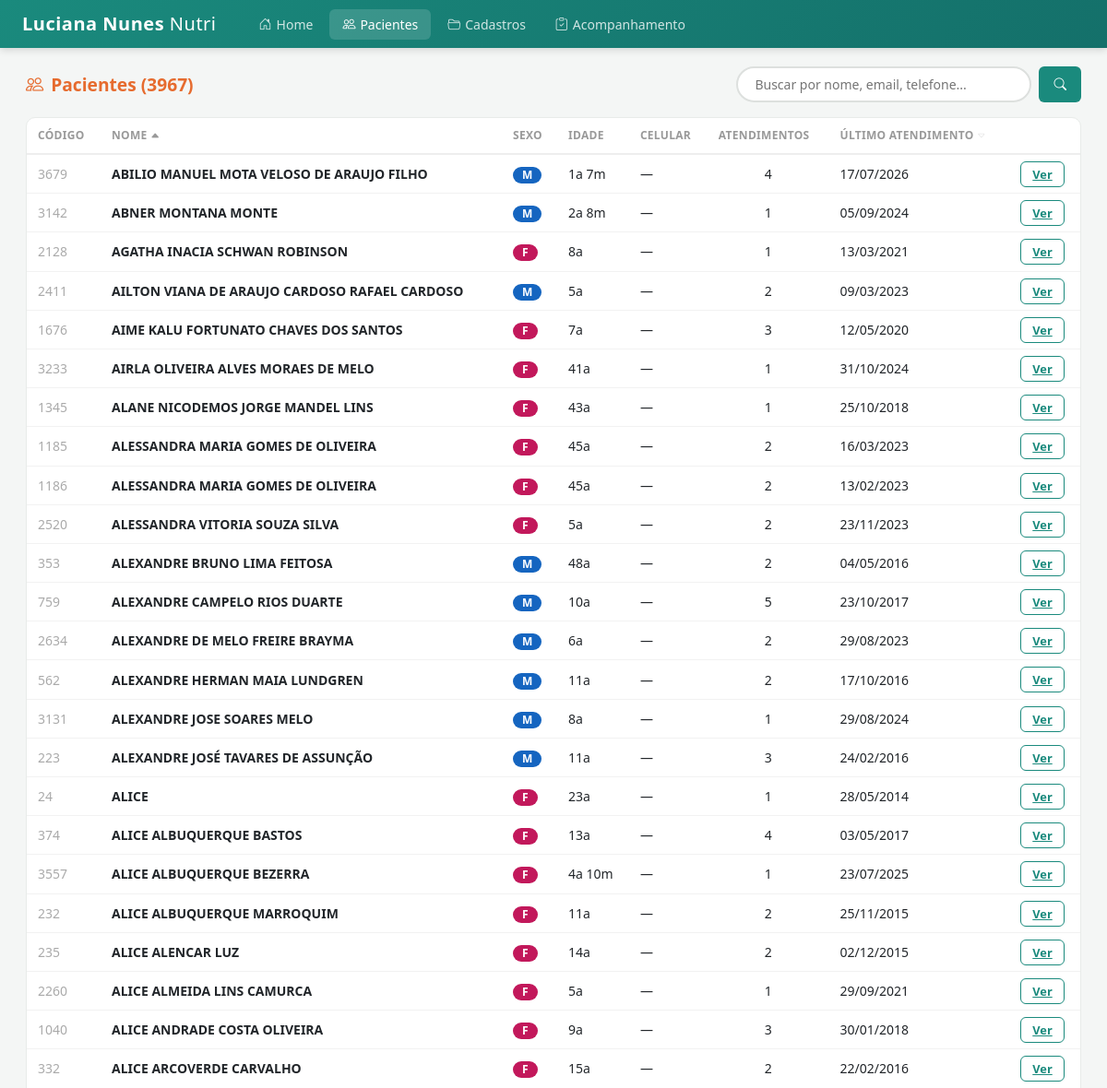
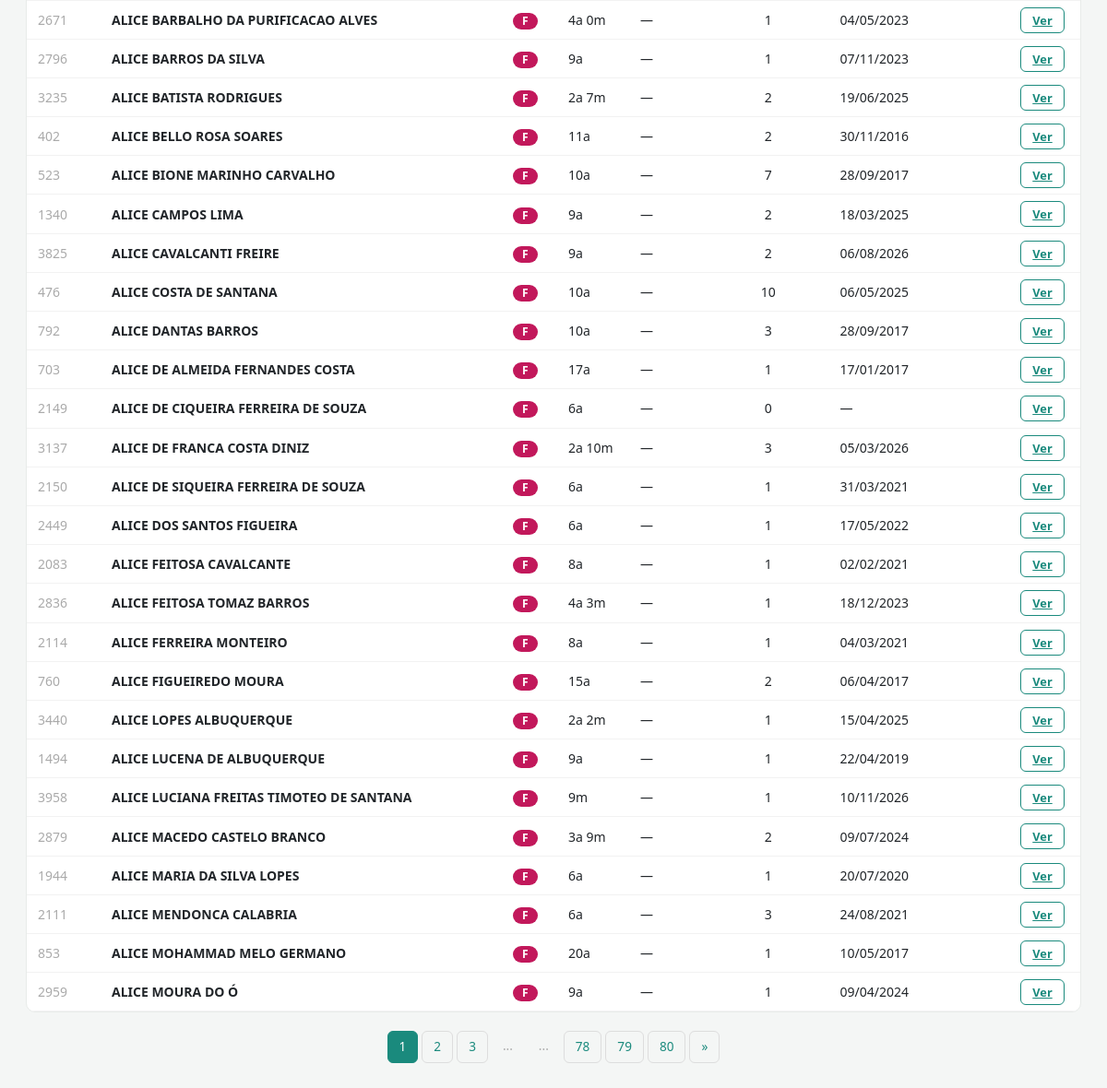
/pacientes, run on the app's committed database (2 pictures, top to bottom).
### tables this page shows
CREATE TABLE "paciente" ("Cd_Paciente" INTEGER, "Dt_Nascimento" TEXT, "Cd_Municipio" TEXT, "Cd_Bairro" TEXT, "Dt_Alteracao" TEXT, "Ct_Importa" INTEGER, "Cd_Pac_Orig" TEXT, "Cd_Etinia" INTEGER, "Nm_Paciente" TEXT, "Fl_Sexo" TEXT, "Cd_Estado" TEXT, "Ds_Endereco" TEXT, "Ds_email" TEXT, "Nr_Tel_Res" TEXT, "Nr_Tel_Trab" TEXT, "Nr_Tel_Cel" TEXT, "Ds_Profissao" TEXT, "Ds_Indicacao" TEXT, "Ds_Convenio" TEXT, "Ds_Responsavel" TEXT, "Nm_Usuario" TEXT, "Tx_Foto" TEXT, "Tx_Protocolo" TEXT, "Tx_Leito" TEXT);

### app.py (the view)
@app.route("/pacientes")
def pacientes():
    db = get_db()
    busca = request.args.get("q", "").strip()
    page = int(request.args.get("page", 1))
    per_page = 50
    params = []
    where = ""
    if busca:
        where = "WHERE Nm_Paciente LIKE ? OR Ds_email LIKE ? OR Nr_Tel_Cel LIKE ?"
        params = [f"%{busca}%"] * 3
    ordenar = request.args.get("ordenar", "nome")
    direcao = request.args.get("dir", "asc")
    if direcao not in ("asc", "desc"):
        direcao = "asc"
    order_map = {
        "nome": "p.Nm_Paciente",
        "ultimo_atendimento": "Dt_Ultimo_Atendimento",
    }
    order_col = order_map.get(ordenar, "p.Nm_Paciente")
    nulls = " NULLS LAST" if direcao == "desc" else " NULLS LAST"
    qual_where = where.replace('Nm_Paciente','p.Nm_Paciente').replace('Ds_email','p.Ds_email').replace('Nr_Tel_Cel','p.Nr_Tel_Cel')
    total = db.execute(f"SELECT COUNT(*) FROM paciente p {qual_where}", params).fetchone()[0]
    rows = db.execute(f"""
        SELECT p.Cd_Paciente, p.Nm_Paciente, p.Fl_Sexo, p.Dt_Nascimento,
               p.Nr_Tel_Cel, p.Dt_Alteracao,
               pp_agg.Dt_Ultimo_Atendimento,
               pp_agg.Qt_Atendimentos
        FROM paciente p
        LEFT JOIN (SELECT Cd_Paciente,
                          MAX(Dt_Atendimento) AS Dt_Ultimo_Atendimento,
                          COUNT(*) AS Qt_Atendimentos
                   FROM protocolo_paciente GROUP BY Cd_Paciente) pp_agg
            ON pp_agg.Cd_Paciente = p.Cd_Paciente
        {qual_where}
        ORDER BY {order_col} {direcao} {nulls} LIMIT ? OFFSET ?
    """, params + [per_page, (page - 1) * per_page]).fetchall()
    total_pages = max(1, (total + per_page - 1) // per_page)
    return render_template("pacientes.html", pacientes=rows, busca=busca,
        page=page, total_pages=total_pages, total=total,
        calc_idade=calc_idade, calc_idade_detalhada=calc_idade_detalhada,
        ordenar=ordenar, direcao=direcao)

### app.py (called while the page is built)
@app.template_filter("data")
def data_filter(value):
    if not value:
        return "—"
    try:
        dt = datetime.fromisoformat(str(value).replace("T", " "))
        return dt.strftime("%d/%m/%Y")
    except Exception:
        return str(value)[:10] if len(str(value)) >= 10 else str(value)

def get_db():
    if "db" not in g:
        g.db = sqlite3.connect(DB_PATH)
        g.db.row_factory = sqlite3.Row
        g.db.execute("PRAGMA journal_mode=WAL")
        g.db.execute("PRAGMA cache_size=-8000")
    return g.db

def calc_idade_detalhada(dt_nasc_str):
    if not dt_nasc_str:
        return "—"
    try:
        dt = datetime.fromisoformat(str(dt_nasc_str).replace("T", " "))
        hoje = datetime.now()
        anos = hoje.year - dt.year
        meses = hoje.month - dt.month
        if hoje.day < dt.day:
            meses -= 1
        if meses < 0:
            anos -= 1
            meses += 12
        if anos < 0:
            return "—"
        if anos == 0 and meses == 0:
            dias = (hoje - dt.replace(year=hoje.year, month=hoje.month)).days
            if dias < 0:
                dias = (hoje - dt).days
            return f"{dias}d"
        if anos == 0:
            return f"{meses}m"
        if anos < 5:
            return f"{anos}a {meses}m"
        return f"{anos}a"
    except Exception:
        return "—"

### templates/pacientes.html (shortened to what this page needs)
{% extends "base.html" %}
{% block content %}
<div class="d-flex justify-content-between align-items-center mb-3 flex-wrap gap-2">
    <h5 class="section-title mb-0"><i class="bi bi-people me-2"></i>Pacientes ({{ total }})</h5>
    <form class="d-flex gap-2" method="get">
        <input type="text" name="q" value="{{ busca }}" class="search-box" placeholder="Buscar por nome, email, telefone..." style="width:320px">
        <button class="btn-ava" type="submit"><i class="bi bi-search"></i></button>
    </form>
</div>
{% macro sort_link(col, label) %}
    {% set nova_dir = 'desc' if ordenar == col and direcao == 'asc' else 'asc' %}
    <a href="?q={{ busca }}&ordenar={{ col }}&dir={{ nova_dir }}" style="color:inherit;text-decoration:none;white-space:nowrap">
        {{ label }}
        {% if ordenar == col %}
            <i class="bi bi-caret-{{ 'up' if direcao == 'asc' else 'down' }}-fill" style="font-size:.65rem"></i>
        {% else %}
            <i class="bi bi-caret-down" style="font-size:.6rem;opacity:.3"></i>
        {% endif %}
    </a>
{% endmacro %}
<div class="ava-card">
    <div class="ava-card-body" style="padding:0">
        <table class="ava-table">
            <thead>
                <tr>
                    <th>Código</th>
                    <th>{{ sort_link('nome', 'Nome') }}</th>
                    <th>Sexo</th>
                    <th>Idade</th>
                    <th>Celular</th>
                    <th>Atendimentos</th>
                    <th>{{ sort_link('ultimo_atendimento', 'Último Atendimento') }}</th>
                    <th></th>
                </tr>
            </thead>
            <tbody>
                {% for p in pacientes %}
                <tr>
                    <td style="color:#aaa">{{ p.Cd_Paciente }}</td>
                    <td style="font-weight:600">{{ p.Nm_Paciente }}</td>
                    <td>
                        {% if p.Fl_Sexo == 'M' %}
                        <span class="badge badge-m badge-pill">M</span>
                        {% elif p.Fl_Sexo == 'F' %}
                        <span class="badge badge-f badge-pill">F</span>
                        {% else %}{{ p.Fl_Sexo }}{% endif %}
                    </td>
                    <td>{{ calc_idade_detalhada(p.Dt_Nascimento) }}</td>
                    <td>{{ p.Nr_Tel_Cel if p.Nr_Tel_Cel and '___' not in (p.Nr_Tel_Cel or '') else '—' }}</td>
                    <td style="text-align:center">{{ p.Qt_Atendimentos if p.Qt_Atendimentos else '0' }}</td>
                    <td>{{ p.Dt_Ultimo_Atendimento|data }}</td>
                    <td><a href="/paciente/{{ p.Cd_Paciente }}" class="btn-ava-outline" style="padding:4px 12px;font-size:.8rem">Ver</a></td>
                </tr>
                {% endfor %}
            </tbody>
        </table>
    </div>
</div>
{% if total_pages > 1 %}
<div class="ava-pagination">
    {% for p in range(1, total_pages + 1) %}
        {% if p == page %}
        <span class="active">{{ p }}</span>
        {% elif p <= 3 or p > total_pages - 3 or (p >= page - 2 and p <= page + 2) %}
        <a href="?q={{ busca }}&ordenar={{ ordenar }}&dir={{ direcao }}&page={{ p }}">{{ p }}</a>
        {% elif p == 4 or p == total_pages - 3 %}
        <span class="dots">...</span>
        {% endif %}
    {% endfor %}
    {% if page < total_pages %}
    <a href="?q={{ busca }}&ordenar={{ ordenar }}&dir={{ direcao }}&page={{ page + 1 }}">&raquo;</a>
    {% endif %}
</div>
{% endif %}
{% endblock %}

### templates/base.html (shortened to what this page needs)
<!DOCTYPE html>
<html lang="pt-BR">
<head>
    <link href="https://cdn.jsdelivr.net/npm/bootstrap@5.3.2/dist/css/bootstrap.min.css" rel="stylesheet">
    <link href="https://cdn.jsdelivr.net/npm/bootstrap-icons@1.11.2/font/bootstrap-icons.min.css" rel="stylesheet">
</head>
<body>
    <div class="ava-navbar">
        <a href="/" class="brand"><b>Luciana Nunes</b> <span>Nutri</span></a>
        <div class="nav-links">
            <a href="/" class="{{ 'active' if request.path == '/' }}"><i class="bi bi-house-door"></i>Home</a>
            <a href="/pacientes" class="{{ 'active' if '/paciente' in request.path }}"><i class="bi bi-people"></i>Pacientes</a>
            <a href="/cadastros" class="{{ 'active' if '/cadastro' in request.path }}"><i class="bi bi-folder2-open"></i>Cadastros</a>
            <a href="/acompanhamento" class="{{ 'active' if '/acompanhamento' in request.path }}"><i class="bi bi-clipboard-check"></i>Acompanhamento</a>
        </div>
    </div>
    {% block body %}
    <div class="page-wrap">
        {% block content %}{% endblock %}
    </div>
    {% endblock %}
</body>
</html>

### templates/base.html (style rules this page uses)
:root { --ava-teal: #1a8a7d; --ava-teal-dark: #14706a; --ava-teal-light: #e0f5f3; --ava-orange: #e66b2e; --ava-orange-light: #fff4ee; --ava-green: #28a745; --ava-pink: #e91e8c; --ava-bg: #f4f6f5; --ava-sidebar-w: 220px; }
* { font-family: 'Segoe UI', system-ui, -apple-system, sans-serif; }
body { background: var(--ava-bg); margin: 0; }
.ava-navbar { background: linear-gradient(135deg, var(--ava-teal), var(--ava-teal-dark)); padding: 0 24px; height: 52px; display: flex; align-items: center; box-shadow: 0 2px 8px rgba(0,0,0,.15); position: sticky; top: 0; z-index: 1000; }
.ava-navbar .brand { color: #fff; font-weight: 800; font-size: 1.25rem; text-decoration: none; letter-spacing: .5px; }
.ava-navbar .brand span { font-weight: 300; }
.ava-navbar .nav-links { display: flex; align-items: center; gap: 4px; margin-left: 32px; }
.ava-navbar .nav-links a { color: rgba(255,255,255,.8); text-decoration: none; padding: 6px 14px; border-radius: 6px; font-size: .875rem; font-weight: 500; transition: all .15s; }
.ava-navbar .nav-links a:hover, .ava-navbar .nav-links a.active { color: #fff; background: rgba(255,255,255,.15); }
.ava-navbar .nav-links a i { margin-right: 5px; }
.page-wrap { padding: 20px 28px 40px; max-width: 1400px; margin: 0 auto; }
.ava-card { background: #fff; border: 1px solid #e8ebe9; border-radius: 10px; overflow: hidden; }
.ava-card-body { padding: 20px; }
.section-title { color: var(--ava-orange); font-size: 1.2rem; font-weight: 700; margin-bottom: 16px; }
.ava-table { width: 100%; border-collapse: collapse; }
.ava-table th { font-size: .75rem; text-transform: uppercase; color: #999; font-weight: 600; letter-spacing: .3px; padding: 10px 12px; border-bottom: 2px solid #eee; white-space: nowrap; }
.ava-table td { padding: 10px 12px; border-bottom: 1px solid #f2f2f2; font-size: .875rem; }
.badge-m { background: #1565c0; color: #fff; }
.badge-f { background: #c2185b; color: #fff; }
.badge-pill { border-radius: 20px; padding: 3px 10px; font-size: .75rem; font-weight: 600; }
.btn-ava { background: var(--ava-teal); color: #fff; border: none; border-radius: 6px; padding: 6px 16px; font-weight: 600; font-size: .85rem; }
.btn-ava-outline { background: transparent; color: var(--ava-teal); border: 1.5px solid var(--ava-teal); border-radius: 6px; padding: 5px 14px; font-weight: 600; font-size: .85rem; }
.search-box { border: 2px solid #dde0de; border-radius: 25px; padding: 7px 18px; font-size: .875rem; transition: border-color .15s; }
.ava-pagination { display: flex; gap: 4px; justify-content: center; margin-top: 20px; }
.ava-pagination a, .ava-pagination span { padding: 6px 12px; border-radius: 6px; font-size: .85rem; text-decoration: none; font-weight: 500; }
.ava-pagination a { color: var(--ava-teal); border: 1px solid #ddd; }
.ava-pagination span.active { background: var(--ava-teal); color: #fff; border: 1px solid var(--ava-teal); }
.ava-pagination span.dots { border: none; color: #aaa; }

### data on the page
paciente: Cd_Paciente "1345", Nm_Paciente "ALANE NICODEMOS JORGE MANDEL LINS", shows "F", calc_idade_detalhada "43a", Nr_Tel_Cel "—", Qt_Atendimentos "1", Dt_Ultimo_Atendimento|data "25/10/2018"
paciente: Cd_Paciente "353", Nm_Paciente "ALEXANDRE BRUNO LIMA FEITOSA", calc_idade_detalhada "48a", Nr_Tel_Cel "—", Qt_Atendimentos "2", Dt_Ultimo_Atendimento|data "04/05/2016"
paciente: Cd_Paciente "759", Nm_Paciente "ALEXANDRE CAMPELO RIOS DUARTE", calc_idade_detalhada "10a", Nr_Tel_Cel "—", Qt_Atendimentos "5", Dt_Ultimo_Atendimento|data "23/10/2017"
paciente: Cd_Paciente "562", Nm_Paciente "ALEXANDRE HERMAN MAIA LUNDGREN", calc_idade_detalhada "11a", Nr_Tel_Cel "—", Qt_Atendimentos "2", Dt_Ultimo_Atendimento|data "17/10/2016"
paciente: Cd_Paciente "223", Nm_Paciente "ALEXANDRE JOSÉ TAVARES DE ASSUNÇÃO", shows "M", calc_idade_detalhada "11a", Nr_Tel_Cel "—", Qt_Atendimentos "3", Dt_Ultimo_Atendimento|data "24/02/2016"
paciente: Cd_Paciente "374", Nm_Paciente "ALICE ALBUQUERQUE BASTOS", shows "F", calc_idade_detalhada "13a", Nr_Tel_Cel "—", Qt_Atendimentos "4", Dt_Ultimo_Atendimento|data "03/05/2017"
paciente: Cd_Paciente "232", Nm_Paciente "ALICE ALBUQUERQUE MARROQUIM", shows "F", calc_idade_detalhada "11a", Nr_Tel_Cel "—", Qt_Atendimentos "2", Dt_Ultimo_Atendimento|data "25/11/2015"
paciente: Cd_Paciente "235", Nm_Paciente "ALICE ALENCAR LUZ", shows "F", calc_idade_detalhada "14a", Nr_Tel_Cel "—", Qt_Atendimentos "2", Dt_Ultimo_Atendimento|data "02/12/2015"
paciente: Cd_Paciente "1040", Nm_Paciente "ALICE ANDRADE COSTA OLIVEIRA", shows "F", calc_idade_detalhada "9a", Nr_Tel_Cel "—", Qt_Atendimentos "3", Dt_Ultimo_Atendimento|data "30/01/2018"
paciente: Cd_Paciente "332", Nm_Paciente "ALICE ARCOVERDE CARVALHO", shows "F", calc_idade_detalhada "15a", Nr_Tel_Cel "—", Qt_Atendimentos "2", Dt_Ultimo_Atendimento|data "22/02/2016"
paciente: Cd_Paciente "402", Nm_Paciente "ALICE BELLO ROSA SOARES", shows "F", calc_idade_detalhada "11a", Nr_Tel_Cel "—", Qt_Atendimentos "2", Dt_Ultimo_Atendimento|data "30/11/2016"
paciente: Cd_Paciente "523", Nm_Paciente "ALICE BIONE MARINHO CARVALHO", shows "F", calc_idade_detalhada "10a", Nr_Tel_Cel "—", Qt_Atendimentos "7", Dt_Ultimo_Atendimento|data "28/09/2017"
paciente: Cd_Paciente "1340", Nm_Paciente "ALICE CAMPOS LIMA", shows "F", calc_idade_detalhada "9a", Nr_Tel_Cel "—", Qt_Atendimentos "2", Dt_Ultimo_Atendimento|data "18/03/2025"
paciente: Cd_Paciente "476", Nm_Paciente "ALICE COSTA DE SANTANA", shows "F", calc_idade_detalhada "10a", Nr_Tel_Cel "—", Qt_Atendimentos "10", Dt_Ultimo_Atendimento|data "06/05/2025"
paciente: Cd_Paciente "792", Nm_Paciente "ALICE DANTAS BARROS", shows "F", calc_idade_detalhada "10a", Nr_Tel_Cel "—", Qt_Atendimentos "3", Dt_Ultimo_Atendimento|data "28/09/2017"
paciente: Cd_Paciente "703", Nm_Paciente "ALICE DE ALMEIDA FERNANDES COSTA", calc_idade_detalhada "17a", Nr_Tel_Cel "—", Qt_Atendimentos "1", Dt_Ultimo_Atendimento|data "17/01/2017"
paciente: Cd_Paciente "760", Nm_Paciente "ALICE FIGUEIREDO MOURA", calc_idade_detalhada "15a", Nr_Tel_Cel "—", Qt_Atendimentos "2", Dt_Ultimo_Atendimento|data "06/04/2017"
paciente: Cd_Paciente "1494", Nm_Paciente "ALICE LUCENA DE ALBUQUERQUE", shows "F", calc_idade_detalhada "9a", Nr_Tel_Cel "—", Qt_Atendimentos "1", Dt_Ultimo_Atendimento|data "22/04/2019"
paciente: Cd_Paciente "853", Nm_Paciente "ALICE MOHAMMAD MELO GERMANO", shows "F", calc_idade_detalhada "20a", Nr_Tel_Cel "—", Qt_Atendimentos "1", Dt_Ultimo_Atendimento|data "10/05/2017"

### other printed values
{{ total }} "3967"
{{ label }} "NOME ÚLTIMO ATENDIMENTO"
{{ p.Cd_Paciente }} "3679" "3142" "2128" "2411" "1676" "3233" "1185" "1186" "2520" "2634" "3131" "24" "3557" "2260" "2671" "2796" "3235" "3825" "2149" "3137" "2150" "2449" "2083" "2836" "2114" "3440" "3958" "2879" "1944" "2111" "2959"
{{ p.Nm_Paciente }} "ABILIO MANUEL MOTA VELOSO DE ARAUJO FILHO" "ABNER MONTANA MONTE" "AGATHA INACIA SCHWAN ROBINSON" "AILTON VIANA DE ARAUJO CARDOSO RAFAEL CARDOSO" "AIME KALU FORTUNATO CHAVES DOS SANTOS" "AIRLA OLIVEIRA ALVES MORAES DE MELO" "ALESSANDRA MARIA GOMES DE OLIVEIRA" "ALESSANDRA MARIA GOMES DE OLIVEIRA" "ALESSANDRA VITORIA SOUZA SILVA" "ALEXANDRE DE MELO FREIRE BRAYMA" "ALEXANDRE JOSE SOARES MELO" "ALICE" "ALICE ALBUQUERQUE BEZERRA" "ALICE ALMEIDA LINS CAMURCA" "ALICE BARBALHO DA PURIFICACAO ALVES" "ALICE BARROS DA SILVA" "ALICE BATISTA RODRIGUES" "ALICE CAVALCANTI FREIRE" "ALICE DE CIQUEIRA FERREIRA DE SOUZA" "ALICE DE FRANCA COSTA DINIZ" "ALICE DE SIQUEIRA FERREIRA DE SOUZA" "ALICE DOS SANTOS FIGUEIRA" "ALICE FEITOSA CAVALCANTE" "ALICE FEITOSA TOMAZ BARROS" "ALICE FERREIRA MONTEIRO" "ALICE LOPES ALBUQUERQUE" "ALICE LUCIANA FREITAS TIMOTEO DE SANTANA" "ALICE MACEDO CASTELO BRANCO" "ALICE MARIA DA SILVA LOPES" "ALICE MENDONCA CALABRIA" "ALICE MOURA DO Ó"
{{ calc_idade_detalhada(p.Dt_Nascimento) }} "1a 7m" "2a 8m" "8a" "5a" "7a" "41a" "45a" "45a" "5a" "6a" "8a" "23a" "4a 10m" "5a" "4a 0m" "9a" "2a 7m" "9a" "6a" "2a 10m" "6a" "6a" "8a" "4a 3m" "8a" "2a 2m" "9m" "3a 9m" "6a" "6a" "9a"
{{ p.Qt_Atendimentos if p.Qt_Atendimentos else '0' }} "4" "1" "1" "2" "3" "1" "2" "2" "2" "2" "1" "1" "1" "1" "1" "1" "2" "2" "0" "3" "1" "1" "1" "1" "1" "1" "1" "2" "1" "3" "1"
{{ p.Dt_Ultimo_Atendimento|data }} "17/07/2026" "05/09/2024" "13/03/2021" "09/03/2023" "12/05/2020" "31/10/2024" "16/03/2023" "13/02/2023" "23/11/2023" "29/08/2023" "29/08/2024" "28/05/2014" "23/07/2025" "29/09/2021" "04/05/2023" "07/11/2023" "19/06/2025" "06/08/2026" "—" "05/03/2026" "31/03/2021" "17/05/2022" "02/02/2021" "18/12/2023" "04/03/2021" "15/04/2025" "10/11/2026" "09/07/2024" "20/07/2020" "24/08/2021" "09/04/2024"
{{ p }} "1"
{{ p }} "2" "3" "78" "79" "80"
